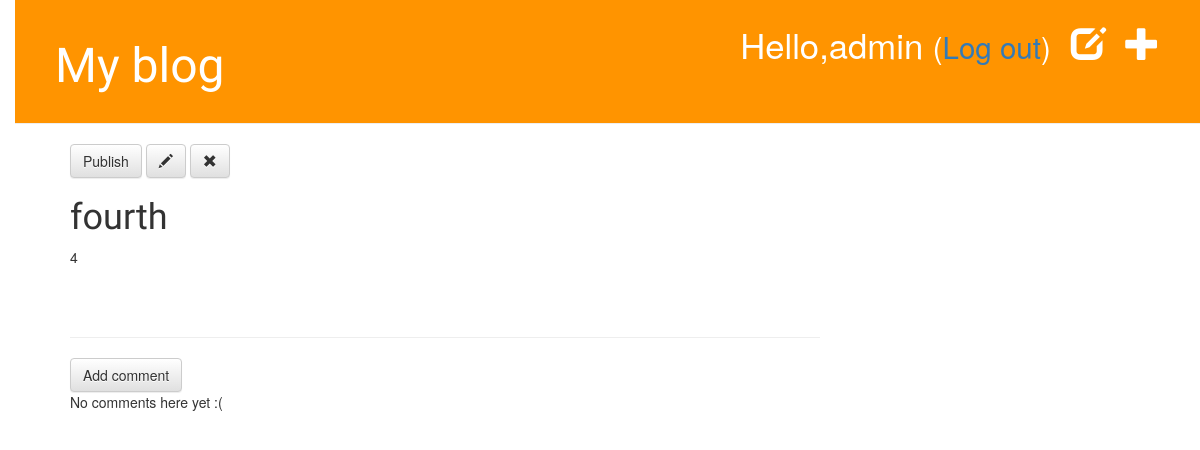
Page /post/4/ (signed in) on the earlier database version.
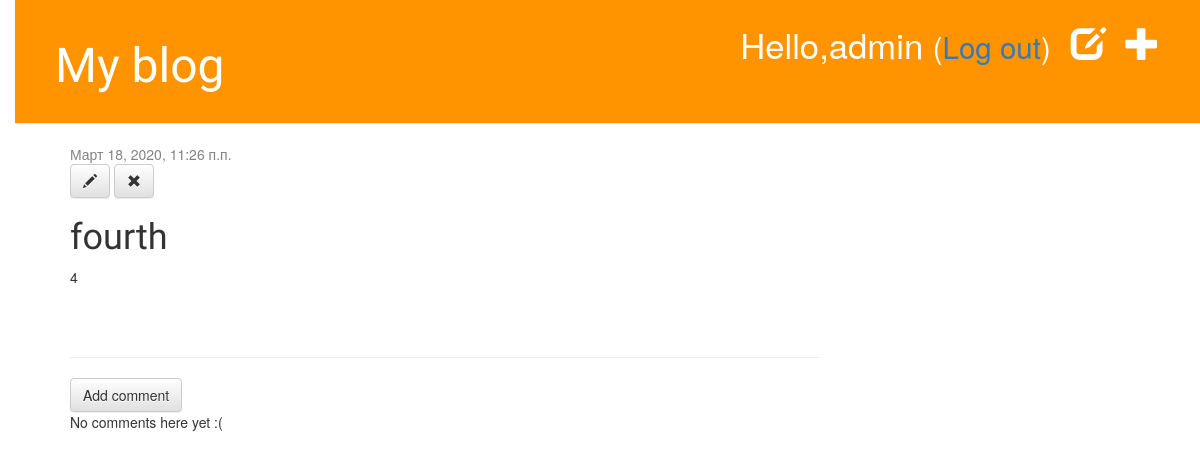
Same page on the later database version.
### blog/models.py (models this page shows, shortened)
class Post(models.Model):
    author = models.ForeignKey(settings.AUTH_USER_MODEL,on_delete = models.CASCADE)
    title = models.CharField('название статьи',max_length = 200)
    text = models.TextField('текст статьи')
    created_date = models.DateTimeField('дата создания',default = timezone.now())
    published_date = models.DateTimeField('дата публикации',blank = True,null = True)
    class Meta():
        verbose_name = 'Статья'
        verbose_name_plural = 'Статьи'

### blog/views.py (the view)
# urls.py: path('post/<int:pk>/',views.post_detail,name='post_detail'),
def post_detail(request,pk):
    post = get_object_or_404(Post,pk=pk)
    return render(request,'blog/post_detail.html',{'post':post})

### blog/templates/blog/post_detail.html
{% extends 'blog/base.html' %}
{% block content %}
  <div class="post">
    {% if post.published_date %}
      <div class="date">
        {{ post.published_date }}
      </div>
    {% else  %}
      <a href="{% url 'publish' post.pk %}" class="btn btn-default" >Publish</a>
    {% endif %}
    {% if user.is_authenticated %}
      <a class="btn btn-default" href="{% url 'post_edit' pk=post.pk %}"><span class="glyphicon glyphicon-pencil"></span></a>
      <a class="btn btn-default" href="{% url 'post_remove' pk=post.pk %}"><span class="glyphicon glyphicon-remove"></span></a>
    {% endif %}
    <h1>{{ post.title }}</h1>
    <p>{{ post.text|linebreaksbr }}</p>
  </div>
  <hr>
  <a href="{% url 'add_comment_to_post' pk=post.pk %}" class='btn btn-default'>Add comment</a>
  {% for comment in post.comments.all %}
     {% if user.is_authenticated or comment.approved_comment %}
      <div class="comment">
        <div class="date">{{ comment.created_date }}
        {% if not comment.approved_comment %}
          <a href="{% url 'comment_remove' pk=comment.pk %}" class='btn btn-default'><span class='glyphicon glyphicon-remove'></span></a>
          <a href="{% url 'comment_approve' pk=comment.pk %}" class='btn btn-default'><span class='glyphicon glyphicon-ok'></span></a>
        {% endif %}
        </div>
        <strong>{{ comment.author }}</strong>
        <p>{{ comment.text|linebreaks }}</p>
      </div>
    {% endif %}
  {% empty %}
    <p>No comments here yet :(</p>
  {% endfor %}
{% endblock %}

Differences in the rows shown:
changed Post "fourth": published_date (not shown) → "Март 18, 2020, 11:26 п.п."
Other differences:
text no longer shown: "Publish"
